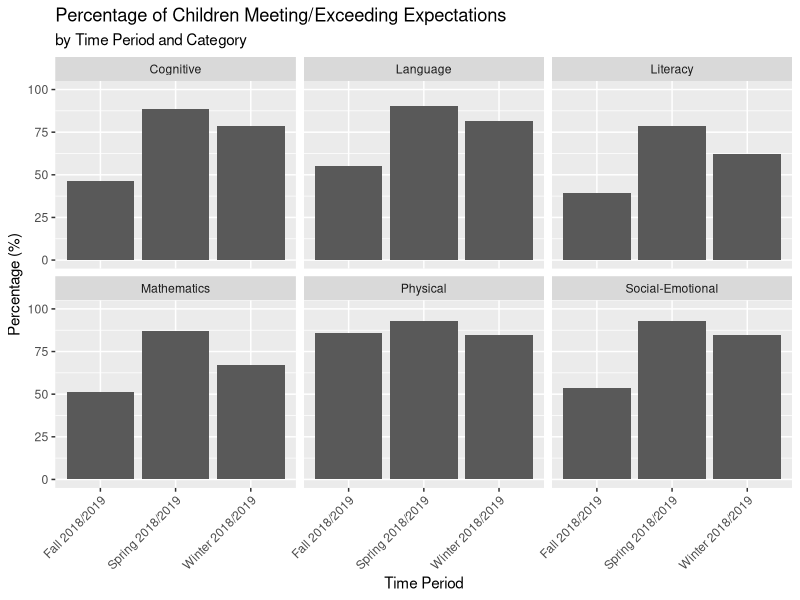
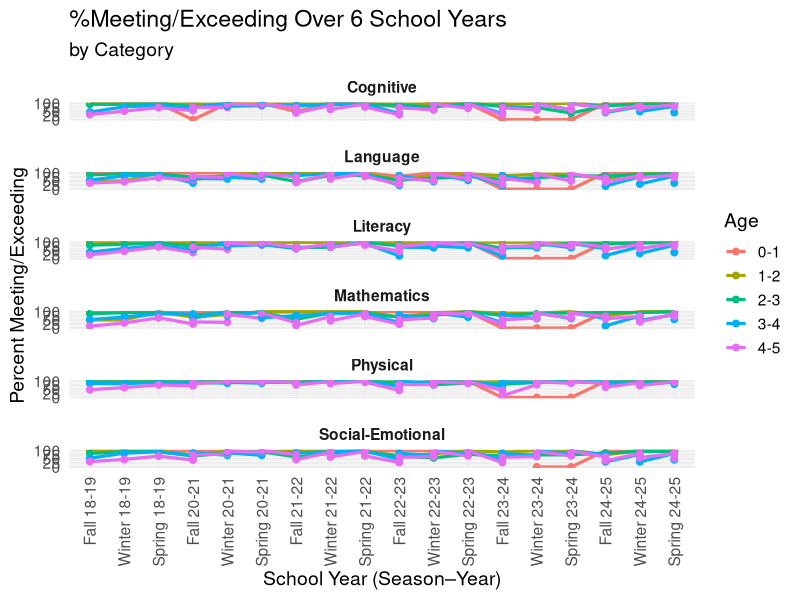
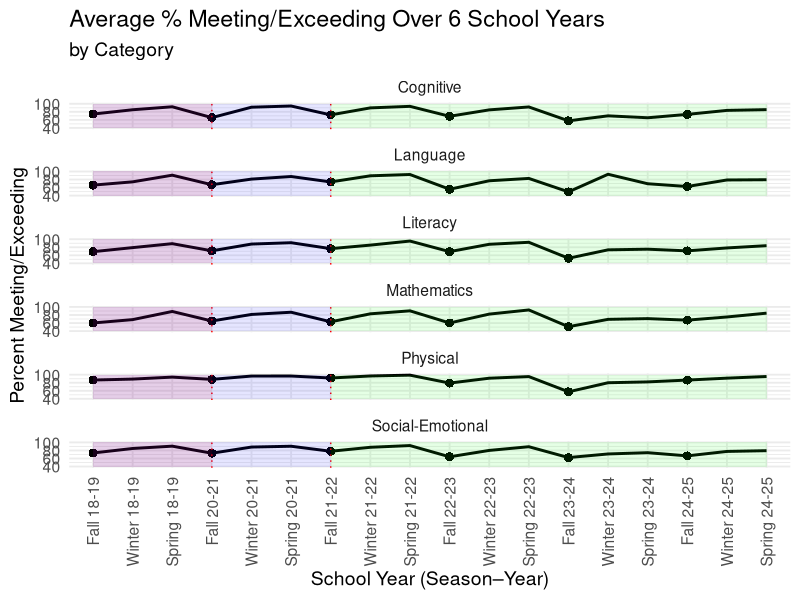
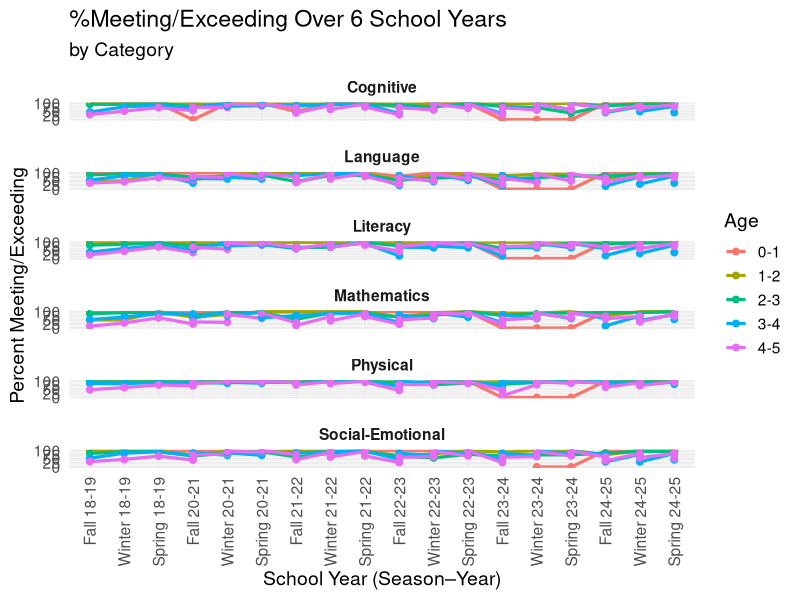
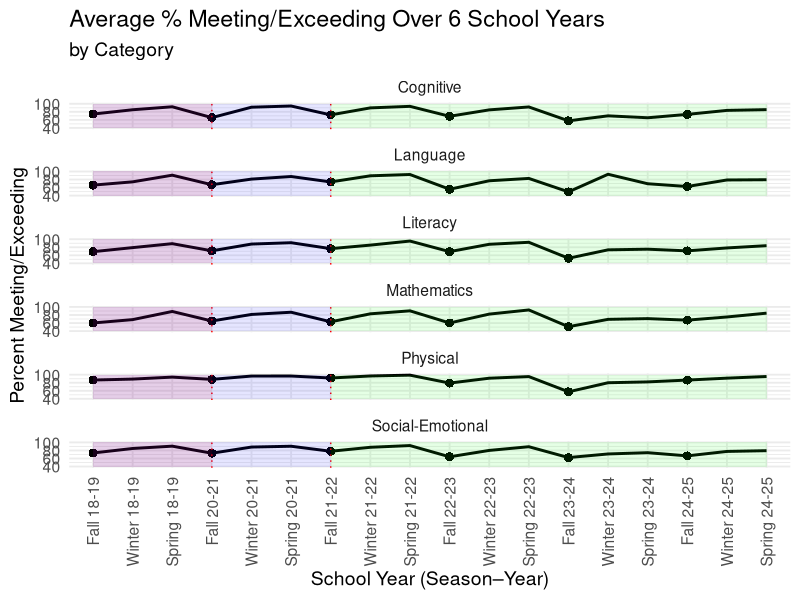

Recreate these plots in R, in order.
## ---- chunk 1
library(tidyverse)
library(broom)
library(readxl)
library(dplyr)
library(skimr)
## ---- chunk 2
prof_2018_2019 <- read_excel("../data/ignore/file_show.xlsx")
## ---- chunk 3
glimpse(prof_2018_2019)
## ---- chunk 4
skim(prof_2018_2019)
## ---- chunk 5
categorized_data_2018_2019 <- prof_2018_2019 |>
  group_by(`Time Period`, `Category`) |>
  summarise(
    `Total # Children` = sum(`# Children`, na.rm = TRUE), 
    `Meeting / Exceeding Children` = sum(`# Meeting / Exceeding`, na.rm = TRUE), 
    `% percentage` = round(`Meeting / Exceeding Children` / `Total # Children` * 100, 2),
    .groups = "drop"
  )
## ---- chunk 6
ggplot(categorized_data_2018_2019, aes(x = `Time Period`, y = `% percentage`)) +
  geom_col() +
  facet_wrap(~ `Category`) +
  ylim(0, 100) +
  labs(
    title = "Percentage of Children Meeting/Exceeding Expectations",
    subtitle = "by Time Period and Category",
    x = "Time Period",
    y = "Percentage (%)"
  ) + 
  theme(axis.text.x = element_text(angle = 45, hjust = 1))
## ---- chunk 7
X2018_2019 <- read_excel("../data/ignore/2018-2019.xlsx")
X2020_2021 <- read_excel("../data/ignore/2020-2021.xlsx")
X2021_2022 <- read_excel("../data/ignore/2021-2022.xlsx")
X2022_2023 <- read_excel("../data/ignore/2022-2023.xlsx")
X2023_2024 <- read_excel("../data/ignore/2023-2024.xlsx")
X2024_2025 <- read_excel("../data/ignore/2024-2025.xlsx")
## ---- chunk 8
general_data_table <- bind_rows(
  #for each year we need to first convert our number of children, number of meeting/exceeding, and percentage of meeting/exceeding in numerit values and create a year column that would help us with sorting and labeling
  X2018_2019 |>
    mutate(
      `# Children` = parse_number(as.character(`# Children`), na = c("N/A", "NA")), 
      `# Meeting / Exceeding` = parse_number(as.character(`# Meeting / Exceeding`), na = c("N/A", "NA")), 
      `% Meeting / Exceeding` = parse_number(as.character(`% Meeting / Exceeding`)), 
      year = "18-19"), 
  X2020_2021 |>
    mutate(
      `# Children` = parse_number(as.character(`# Children`), na = c("N/A", "NA")), 
      `# Meeting / Exceeding` = parse_number(as.character(`# Meeting / Exceeding`), na = c("N/A", "NA")), 
      `% Meeting / Exceeding` = parse_number(as.character(`% Meeting / Exceeding`)), 
      year = "20-21"), 
  X2021_2022|>
    mutate(
      `# Children` = parse_number(as.character(`# Children`), na = c("N/A", "NA")), 
      `# Meeting / Exceeding` = parse_number(as.character(`# Meeting / Exceeding`), na = c("N/A", "NA")), 
      `% Meeting / Exceeding` = parse_number(as.character(`% Meeting / Exceeding`)), 
      year = "21-22"), 
  X2022_2023|>
    mutate(
      `# Children` = parse_number(as.character(`# Children`), na = c("N/A", "NA")), 
      `# Meeting / Exceeding` = parse_number(as.character(`# Meeting / Exceeding`), na = c("N/A", "NA")), 
      `% Meeting / Exceeding` = parse_number(as.character(`% Meeting / Exceeding`)), 
      year = "22-23"), 
  X2023_2024|>
    mutate(
      `# Children` = parse_number(as.character(`# Children`), na = c("N/A", "NA")), 
      `# Meeting / Exceeding` = parse_number(as.character(`# Meeting / Exceeding`), na = c("N/A", "NA")), 
      `% Meeting / Exceeding` = parse_number(as.character(`% Meeting / Exceeding`), na = c("N/A", "NA", "#DIV/0!")), 
      year = "23-24"), 
  X2024_2025|>
    mutate(
      `# Children` = parse_number(as.character(`# Children`), na = c("N/A", "NA")), 
      `# Meeting / Exceeding` = parse_number(as.character(`# Meeting / Exceeding`), na = c("N/A", "NA")), 
      `% Meeting / Exceeding` = parse_number(as.character(`% Meeting / Exceeding`)), 
      year = "24-25")
  ) |>
  #shortening and simplifying the label for each school year and trimester
  mutate(
    season = case_when(
      str_detect(`Time Period`, "Fall") ~ "Fall",
      str_detect(`Time Period`, "Winter") ~ "Winter",
      str_detect(`Time Period`, "Spring") ~ "Spring"
    ),
    label = paste(season, year),
    #sorting for chronological order taking the beginning of the school year and the code for each season (Fall - 1, Winter - 2, Spring - 3)
    #e.g. Fall 2018-2019 -> 181, Winter 2021-2022 -> 212
    sort_num = as.numeric(str_sub(year, 1, 2)) * 10 + match(season, c("Fall","Winter","Spring")) 
  )
#ordering our data chronologically
general_data_table <- general_data_table |>
  mutate(
    label = fct_reorder(label, sort_num)
  )
## ---- chunk 9
general_data_plot <- ggplot(general_data_table, aes(x = label, y = `% Meeting / Exceeding`, color = Age, group = Age)) +
  geom_line(size = 1.1) +
  geom_point(size = 2) +
  facet_wrap(~ Category, ncol = 1) +
  ylim(0, 100)+
  labs(
    title = "%Meeting/Exceeding Over 6 School Years",
    subtitle = "by Category",
    x = "School Year (Season–Year)",
    y = "Percent Meeting/Exceeding"
  ) +
  theme_minimal(base_size = 14) +
  theme(
    axis.text.x = element_text(angle = 90, hjust = 1, vjust = 0.5),
    strip.text = element_text(face = "bold"),
    panel.spacing = unit(1, "lines")
  )

general_data_plot

#saving
ggsave("general_plot.png", general_data_plot, width = 10, height = 20, dpi = 300)
## ---- chunk 10
#creating a new column that would help us highlight the beginning of the school year
average_general_data_table <- general_data_table |>
  mutate(is_fall = (`season` == "Fall"))

#calculating the average of all age groups' seasonal performance
average_general_data_table <- average_general_data_table |>
  group_by(Category, label, sort_num, is_fall) |>
  summarise(
    `Avg Meeting Exceeding` = mean(`% Meeting / Exceeding`, na.rm = TRUE),
    .groups = "drop"
  )

average_general_data_table 

#plotting
average_general_data_plot <- ggplot(average_general_data_table, aes(x = label, y = `Avg Meeting Exceeding`, group = Category)) +
  geom_line(size = 1) +
  geom_point(aes(size = ifelse(is_fall, 4, NA)), shape = 20, stroke = 0) +
  geom_vline(xintercept = "Fall 20-21", linetype = "dotted", color = "red")+
  geom_vline(xintercept = "Fall 21-22", linetype = "dotted", color = "red")+
  annotate("rect", xmin="Fall 18-19", xmax="Fall 20-21", ymin = 40, ymax = 100, alpha = 0.1, fill = "red")+
  annotate("rect", xmin="Fall 18-19", xmax="Fall 21-22", ymin = 40, ymax = 100, alpha = 0.1, fill = "blue")+
  annotate("rect", xmin="Fall 21-22", xmax="Spring 24-25", ymin = 40, ymax = 100, alpha = 0.1, fill = "green")+
  facet_wrap(~ Category, ncol = 1) +
  ylim(40, 100)+
  labs(
    title = "Average % Meeting/Exceeding Over 6 School Years",
    subtitle = "by Category",
    x = "School Year (Season–Year)",
    y = "Percent Meeting/Exceeding"
  ) +
  theme_minimal(base_size = 14) +
  theme(
    axis.text.x = element_text(angle = 90, hjust = 1, vjust = 0.5),
    legend.position = "none"
  )

average_general_data_plot

#saving
ggsave("average_general_plot.png", average_general_data_plot, width = 10, height = 15, dpi = 300)
